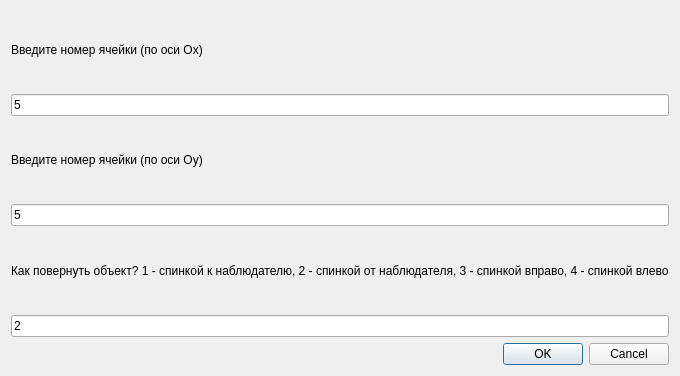
<?xml version="1.0" encoding="UTF-8"?>
<ui version="4.0">
 <class>PlaceChairChooser</class>
 <widget class="QDialog" name="PlaceChairChooser">
  <property name="geometry">
   <rect>
    <x>0</x>
    <y>0</y>
    <width>513</width>
    <height>376</height>
   </rect>
  </property>
  <property name="windowTitle">
   <string>Dialog</string>
  </property>
  <layout class="QVBoxLayout" name="verticalLayout_2">
   <item>
    <layout class="QVBoxLayout" name="verticalLayout">
     <item>
      <widget class="QLabel" name="label_2">
       <property name="text">
        <string>Введите номер ячейки (по оси Ox)</string>
       </property>
      </widget>
     </item>
     <item>
      <widget class="QLineEdit" name="lineEdit">
       <property name="text">
        <string>5</string>
       </property>
      </widget>
     </item>
     <item>
      <widget class="QLabel" name="label_3">
       <property name="text">
        <string>Введите номер ячейки (по оси Oy)</string>
       </property>
      </widget>
     </item>
     <item>
      <widget class="QLineEdit" name="lineEdit_2">
       <property name="text">
        <string>5</string>
       </property>
      </widget>
     </item>
     <item>
      <widget class="QLabel" name="label">
       <property name="text">
        <string>Как повернуть объект? 1 - спинкой к наблюдателю, 2 - спинкой от наблюдателя, 3 - спинкой вправо, 4 - спинкой влево</string>
       </property>
      </widget>
     </item>
     <item>
      <widget class="QLineEdit" name="lineEdit_3">
       <property name="text">
        <string>2</string>
       </property>
      </widget>
     </item>
     <item>
      <widget class="QDialogButtonBox" name="buttonBox">
       <property name="orientation">
        <enum>Qt::Horizontal</enum>
       </property>
       <property name="standardButtons">
        <set>QDialogButtonBox::Cancel|QDialogButtonBox::Ok</set>
       </property>
      </widget>
     </item>
    </layout>
   </item>
  </layout>
 </widget>
 <resources/>
 <connections/>
</ui>
